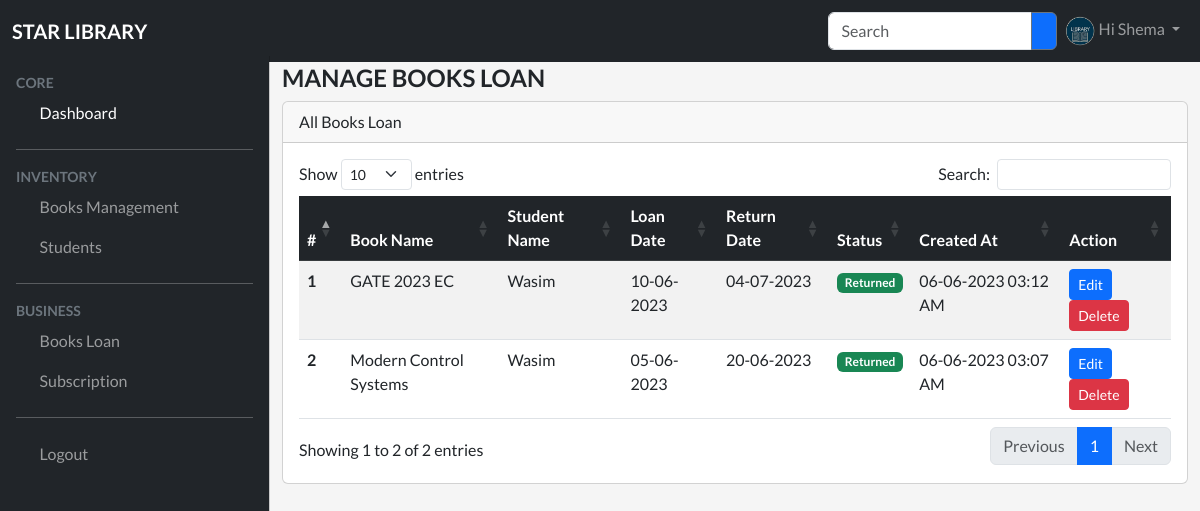
The page /loans/index.php (signed in) on the database its author committed.
### tables this page shows
CREATE TABLE `book_loans` (
  `id` int(11) NOT NULL,
  `book_id` int(11) DEFAULT NULL,
  `student_id` int(11) DEFAULT NULL,
  `loan_date` date DEFAULT NULL,
  `return_date` date DEFAULT NULL,
  `is_return` tinyint(1) NOT NULL DEFAULT 0,
  `created_at` timestamp NOT NULL DEFAULT current_timestamp(),
  `updated_at` timestamp NULL DEFAULT NULL
);

CREATE TABLE `books` (
  `id` int(11) NOT NULL,
  `title` varchar(255) DEFAULT NULL,
  `author` varchar(255) DEFAULT NULL,
  `publication_year` varchar(10) DEFAULT NULL,
  `isbn` varchar(255) DEFAULT NULL,
  `category_id` int(11) DEFAULT NULL,
  `status` tinyint(1) NOT NULL DEFAULT 1,
  `created_at` timestamp NOT NULL DEFAULT current_timestamp(),
  `updated_at` timestamp NULL DEFAULT NULL
);

CREATE TABLE `students` (
  `id` int(11) NOT NULL,
  `name` varchar(255) DEFAULT NULL,
  `phone_no` varchar(15) DEFAULT NULL,
  `email` varchar(255) DEFAULT NULL,
  `address` text DEFAULT NULL,
  `status` tinyint(1) NOT NULL DEFAULT 1,
  `created_at` timestamp NOT NULL DEFAULT current_timestamp(),
  `updated_at` timestamp NULL DEFAULT NULL
);

### models/loan.php (called while the page is built, shortened)
<?php
function getLoans($conn)
{
    $sql = "select l.*, b.title as book_title, s.name as student_name
        from book_loans l
        inner join books b on b.id = l.book_id
        inner join students s on s.id = l.student_id
        order by l.id desc;
    ";
    $result = $conn->query($sql);
    return $result;
}

### loans/index.php (the view, shortened to what this page needs)
<?php
include_once(DIR_URL . "config/database.php");
include_once(DIR_URL . "models/loan.php");
$loans = getLoans($conn);
include_once(DIR_URL . "include/header.php");
include_once(DIR_URL . "include/topbar.php");
include_once(DIR_URL . "include/sidebar.php");
?>
<main class="mt-5 pt-3">
    <div class="container-fluid">
        <div class="row dashboard-counts">
            <div class="col-md-12">
                <h4 class="fw-bold text-uppercase">Manage Books Loan</h4>
            </div>
            <div class="col-md-12">
                <div class="card">
                    <div class="card-header">
                        All Books Loan
                    </div>
                    <div class="card-body">
                        <div class="table-responsive">
                            <table id="data-table" class="table table-responsive table-striped" style="width:100%">
                                <thead class="table-dark">
                                    <tr>
                                        <th scope="col">#</th>
                                        <th scope="col">Book Name</th>
                                        <th scope="col">Student Name</th>
                                        <th scope="col">Loan Date</th>
                                        <th scope="col">Return Date</th>
                                        <th scope="col">Status</th>
                                        <th scope="col">Created At</th>
                                        <th scope="col">Action</th>
                                    </tr>
                                </thead>
                                <tbody>
                                    <?php
                                    if ($loans->num_rows > 0) {
                                        $i = 1;
                                        while ($row = $loans->fetch_assoc()) {
                                            ?>
                                            <tr>
                                                <th scope="row"><?php echo $i++ ?></th>
                                                <td><?php echo $row['book_title'] ?></td>
                                                <td><?php echo $row['student_name'] ?></td>
                                                <td>
                                                    <?php echo date("d-m-Y", strtotime($row['loan_date'])) ?>
                                                </td>
                                                <td><?php echo date("d-m-Y", strtotime($row['return_date'])) ?></td>
                                                <td>
                                                    <?php
                                                    if ($row['is_return'] == 1)
                                                        echo '<span class="badge text-bg-success">Returned</span>';
                                                    else echo '<span class="badge text-bg-warning">Active</span>';
                                                    ?>
                                                </td>
                                                <td><?php echo date("d-m-Y h:i A", strtotime($row['created_at'])) ?></td>
                                                <td>
                                                    <a href="<?php echo BASE_URL ?>loans/edit.php?id=<?php echo $row['id'] ?>" class="btn btn-primary btn-sm">
                                                        Edit
                                                    </a>
                                                    <a onclick="return confirm('Are you sure?')" href="<?php echo BASE_URL ?>loans?action=delete&id=<?php echo $row['id'] ?>" class="btn btn-danger btn-sm">
                                                        Delete
                                                    </a>
                                                </td>
                                            <?php } ?>
                                        </tr>
                                    <?php
                                } ?>
                                </tbody>
                            </table>
                        </div>
                    </div>
                </div>
            </div>
        </div>
    </div>
</main>
<?php include_once(DIR_URL . "include/footer.php") ?>

### assets/css/style.css (style rules this page uses)
body { font-family: "Lato", sans-serif; background-color: #f5f5f5; height: 100vh; }
:root { --offcanvas-width: 270px; --topNavbarHeight: 56px; }
@media (min-width: 992px) { body { overflow: auto !important; } }
@media (min-width: 992px) { main { margin-left: var(--offcanvas-width); } }

### rows shown on the page
book_loans: book.title "GATE 2023 EC", student.name "Wasim", loan_date "10-06-2023", return_date "04-07-2023", is_return "Returned", created_at "06-06-2023 03:12 AM"
book_loans: book.title "Modern Control Systems", student.name "Wasim", loan_date "05-06-2023", return_date "20-06-2023", is_return "Returned", created_at "06-06-2023 03:07 AM"

### other values the page prints
$_SESSION['user']['name'] "Shema"
